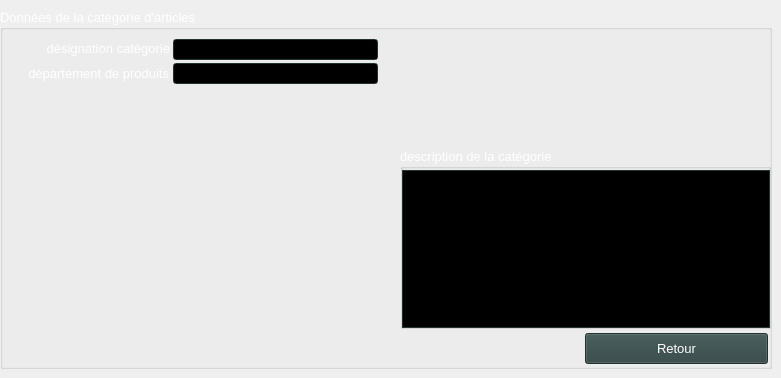
    <widget class="QWidget" name="tab_3_categories">
     <attribute name="title">
      <string>Catégorie</string>
     </attribute>
     <widget class="QGroupBox" name="groupBox_4">
      <property name="geometry">
       <rect>
        <x>0</x>
        <y>9</y>
        <width>772</width>
        <height>360</height>
       </rect>
      </property>
      <property name="palette">
       <palette>
        <active>
         <colorrole role="WindowText">
          <brush brushstyle="SolidPattern">
           <color alpha="255">
            <red>255</red>
            <green>255</green>
            <blue>255</blue>
           </color>
          </brush>
         </colorrole>
         <colorrole role="Button">
          <brush brushstyle="SolidPattern">
           <color alpha="255">
            <red>47</red>
            <green>67</green>
            <blue>67</blue>
           </color>
          </brush>
         </colorrole>
         <colorrole role="Light">
          <brush brushstyle="SolidPattern">
           <color alpha="255">
            <red>70</red>
            <green>100</green>
            <blue>100</blue>
           </color>
          </brush>
         </colorrole>
         <colorrole role="Midlight">
          <brush brushstyle="SolidPattern">
           <color alpha="255">
            <red>58</red>
            <green>83</green>
            <blue>83</blue>
           </color>
          </brush>
         </colorrole>
         <colorrole role="Dark">
          <brush brushstyle="SolidPattern">
           <color alpha="255">
            <red>23</red>
            <green>33</green>
            <blue>33</blue>
           </color>
          </brush>
         </colorrole>
         <colorrole role="Mid">
          <brush brushstyle="SolidPattern">
           <color alpha="255">
            <red>31</red>
            <green>44</green>
            <blue>44</blue>
           </color>
          </brush>
         </colorrole>
         <colorrole role="Text">
          <brush brushstyle="SolidPattern">
           <color alpha="255">
            <red>255</red>
            <green>255</green>
            <blue>255</blue>
           </color>
          </brush>
         </colorrole>
         <colorrole role="BrightText">
          <brush brushstyle="SolidPattern">
           <color alpha="255">
            <red>255</red>
            <green>255</green>
            <blue>255</blue>
           </color>
          </brush>
         </colorrole>
         <colorrole role="ButtonText">
          <brush brushstyle="SolidPattern">
           <color alpha="255">
            <red>255</red>
            <green>255</green>
            <blue>255</blue>
           </color>
          </brush>
         </colorrole>
         <colorrole role="Base">
          <brush brushstyle="SolidPattern">
           <color alpha="255">
            <red>0</red>
            <green>0</green>
            <blue>0</blue>
           </color>
          </brush>
         </colorrole>
         <colorrole role="Window">
          <brush brushstyle="SolidPattern">
           <color alpha="255">
            <red>47</red>
            <green>67</green>
            <blue>67</blue>
           </color>
          </brush>
         </colorrole>
         <colorrole role="Shadow">
          <brush brushstyle="SolidPattern">
           <color alpha="255">
            <red>0</red>
            <green>0</green>
            <blue>0</blue>
           </color>
          </brush>
         </colorrole>
         <colorrole role="AlternateBase">
          <brush brushstyle="SolidPattern">
           <color alpha="255">
            <red>23</red>
            <green>33</green>
            <blue>33</blue>
           </color>
          </brush>
         </colorrole>
         <colorrole role="ToolTipBase">
          <brush brushstyle="SolidPattern">
           <color alpha="255">
            <red>255</red>
            <green>255</green>
            <blue>220</blue>
           </color>
          </brush>
         </colorrole>
         <colorrole role="ToolTipText">
          <brush brushstyle="SolidPattern">
           <color alpha="255">
            <red>0</red>
            <green>0</green>
            <blue>0</blue>
           </color>
          </brush>
         </colorrole>
         <colorrole role="PlaceholderText">
          <brush brushstyle="NoBrush">
           <color alpha="128">
            <red>255</red>
            <green>255</green>
            <blue>255</blue>
           </color>
          </brush>
         </colorrole>
        </active>
        <inactive>
         <colorrole role="WindowText">
          <brush brushstyle="SolidPattern">
           <color alpha="255">
            <red>255</red>
            <green>255</green>
            <blue>255</blue>
           </color>
          </brush>
         </colorrole>
         <colorrole role="Button">
          <brush brushstyle="SolidPattern">
           <color alpha="255">
            <red>47</red>
            <green>67</green>
            <blue>67</blue>
           </color>
          </brush>
         </colorrole>
         <colorrole role="Light">
          <brush brushstyle="SolidPattern">
           <color alpha="255">
            <red>70</red>
            <green>100</green>
            <blue>100</blue>
           </color>
          </brush>
         </colorrole>
         <colorrole role="Midlight">
          <brush brushstyle="SolidPattern">
           <color alpha="255">
            <red>58</red>
            <green>83</green>
            <blue>83</blue>
           </color>
          </brush>
         </colorrole>
         <colorrole role="Dark">
          <brush brushstyle="SolidPattern">
           <color alpha="255">
            <red>23</red>
            <green>33</green>
            <blue>33</blue>
           </color>
          </brush>
         </colorrole>
         <colorrole role="Mid">
          <brush brushstyle="SolidPattern">
           <color alpha="255">
            <red>31</red>
            <green>44</green>
            <blue>44</blue>
           </color>
          </brush>
         </colorrole>
         <colorrole role="Text">
          <brush brushstyle="SolidPattern">
           <color alpha="255">
            <red>255</red>
            <green>255</green>
            <blue>255</blue>
           </color>
          </brush>
         </colorrole>
         <colorrole role="BrightText">
          <brush brushstyle="SolidPattern">
           <color alpha="255">
            <red>255</red>
            <green>255</green>
            <blue>255</blue>
           </color>
          </brush>
         </colorrole>
         <colorrole role="ButtonText">
          <brush brushstyle="SolidPattern">
           <color alpha="255">
            <red>255</red>
            <green>255</green>
            <blue>255</blue>
           </color>
          </brush>
         </colorrole>
         <colorrole role="Base">
          <brush brushstyle="SolidPattern">
           <color alpha="255">
            <red>0</red>
            <green>0</green>
            <blue>0</blue>
           </color>
          </brush>
         </colorrole>
         <colorrole role="Window">
          <brush brushstyle="SolidPattern">
           <color alpha="255">
            <red>47</red>
            <green>67</green>
            <blue>67</blue>
           </color>
          </brush>
         </colorrole>
         <colorrole role="Shadow">
          <brush brushstyle="SolidPattern">
           <color alpha="255">
            <red>0</red>
            <green>0</green>
            <blue>0</blue>
           </color>
          </brush>
         </colorrole>
         <colorrole role="AlternateBase">
          <brush brushstyle="SolidPattern">
           <color alpha="255">
            <red>23</red>
            <green>33</green>
            <blue>33</blue>
           </color>
          </brush>
         </colorrole>
         <colorrole role="ToolTipBase">
          <brush brushstyle="SolidPattern">
           <color alpha="255">
            <red>255</red>
            <green>255</green>
            <blue>220</blue>
           </color>
          </brush>
         </colorrole>
         <colorrole role="ToolTipText">
          <brush brushstyle="SolidPattern">
           <color alpha="255">
            <red>0</red>
            <green>0</green>
            <blue>0</blue>
           </color>
          </brush>
         </colorrole>
         <colorrole role="PlaceholderText">
          <brush brushstyle="NoBrush">
           <color alpha="128">
            <red>255</red>
            <green>255</green>
            <blue>255</blue>
           </color>
          </brush>
         </colorrole>
        </inactive>
        <disabled>
         <colorrole role="WindowText">
          <brush brushstyle="SolidPattern">
           <color alpha="255">
            <red>23</red>
            <green>33</green>
            <blue>33</blue>
           </color>
          </brush>
         </colorrole>
         <colorrole role="Button">
          <brush brushstyle="SolidPattern">
           <color alpha="255">
            <red>47</red>
            <green>67</green>
            <blue>67</blue>
           </color>
          </brush>
         </colorrole>
         <colorrole role="Light">
          <brush brushstyle="SolidPattern">
           <color alpha="255">
            <red>70</red>
            <green>100</green>
            <blue>100</blue>
           </color>
          </brush>
         </colorrole>
         <colorrole role="Midlight">
          <brush brushstyle="SolidPattern">
           <color alpha="255">
            <red>58</red>
            <green>83</green>
            <blue>83</blue>
           </color>
          </brush>
         </colorrole>
         <colorrole role="Dark">
          <brush brushstyle="SolidPattern">
           <color alpha="255">
            <red>23</red>
            <green>33</green>
            <blue>33</blue>
           </color>
          </brush>
         </colorrole>
         <colorrole role="Mid">
          <brush brushstyle="SolidPattern">
           <color alpha="255">
            <red>31</red>
            <green>44</green>
            <blue>44</blue>
           </color>
          </brush>
         </colorrole>
         <colorrole role="Text">
          <brush brushstyle="SolidPattern">
           <color alpha="255">
            <red>23</red>
            <green>33</green>
            <blue>33</blue>
           </color>
          </brush>
         </colorrole>
         <colorrole role="BrightText">
          <brush brushstyle="SolidPattern">
           <color alpha="255">
            <red>255</red>
            <green>255</green>
            <blue>255</blue>
           </color>
          </brush>
         </colorrole>
         <colorrole role="ButtonText">
          <brush brushstyle="SolidPattern">
           <color alpha="255">
            <red>23</red>
            <green>33</green>
            <blue>33</blue>
           </color>
          </brush>
         </colorrole>
         <colorrole role="Base">
          <brush brushstyle="SolidPattern">
           <color alpha="255">
            <red>47</red>
            <green>67</green>
            <blue>67</blue>
           </color>
          </brush>
         </colorrole>
         <colorrole role="Window">
          <brush brushstyle="SolidPattern">
           <color alpha="255">
            <red>47</red>
            <green>67</green>
            <blue>67</blue>
           </color>
          </brush>
         </colorrole>
         <colorrole role="Shadow">
          <brush brushstyle="SolidPattern">
           <color alpha="255">
            <red>0</red>
            <green>0</green>
            <blue>0</blue>
           </color>
          </brush>
         </colorrole>
         <colorrole role="AlternateBase">
          <brush brushstyle="SolidPattern">
           <color alpha="255">
            <red>47</red>
            <green>67</green>
            <blue>67</blue>
           </color>
          </brush>
         </colorrole>
         <colorrole role="ToolTipBase">
          <brush brushstyle="SolidPattern">
           <color alpha="255">
            <red>255</red>
            <green>255</green>
            <blue>220</blue>
           </color>
          </brush>
         </colorrole>
         <colorrole role="ToolTipText">
          <brush brushstyle="SolidPattern">
           <color alpha="255">
            <red>0</red>
            <green>0</green>
            <blue>0</blue>
           </color>
          </brush>
         </colorrole>
         <colorrole role="PlaceholderText">
          <brush brushstyle="NoBrush">
           <color alpha="128">
            <red>255</red>
            <green>255</green>
            <blue>255</blue>
           </color>
          </brush>
         </colorrole>
        </disabled>
       </palette>
      </property>
      <property name="font">
       <font>
        <pointsize>10</pointsize>
        <weight>50</weight>
        <bold>false</bold>
       </font>
      </property>
      <property name="title">
       <string>Données de la catégorie d'articles</string>
      </property>
      <widget class="QLabel" name="label_detail_categorie_nom">
       <property name="geometry">
        <rect>
         <x>16</x>
         <y>29</y>
         <width>154</width>
         <height>21</height>
        </rect>
       </property>
       <property name="text">
        <string>désignation catégorie</string>
       </property>
       <property name="alignment">
        <set>Qt::AlignRight|Qt::AlignTrailing|Qt::AlignVCenter</set>
       </property>
      </widget>
      <widget class="YerothLineEdit" name="lineEdit_detail_categorie_nom">
       <property name="geometry">
        <rect>
         <x>173</x>
         <y>30</y>
         <width>205</width>
         <height>21</height>
        </rect>
       </property>
       <property name="font">
        <font>
         <pointsize>10</pointsize>
         <weight>50</weight>
         <bold>false</bold>
        </font>
       </property>
      </widget>
      <widget class="YerothPushButton" name="pushButton_detail_categorie_retour">
       <property name="geometry">
        <rect>
         <x>585</x>
         <y>324</y>
         <width>183</width>
         <height>31</height>
        </rect>
       </property>
       <property name="palette">
        <palette>
         <active>
          <colorrole role="WindowText">
           <brush brushstyle="SolidPattern">
            <color alpha="255">
             <red>255</red>
             <green>255</green>
             <blue>255</blue>
            </color>
           </brush>
          </colorrole>
          <colorrole role="Button">
           <brush brushstyle="SolidPattern">
            <color alpha="255">
             <red>47</red>
             <green>67</green>
             <blue>67</blue>
            </color>
           </brush>
          </colorrole>
          <colorrole role="Light">
           <brush brushstyle="SolidPattern">
            <color alpha="255">
             <red>70</red>
             <green>100</green>
             <blue>100</blue>
            </color>
           </brush>
          </colorrole>
          <colorrole role="Midlight">
           <brush brushstyle="SolidPattern">
            <color alpha="255">
             <red>58</red>
             <green>83</green>
             <blue>83</blue>
            </color>
           </brush>
          </colorrole>
          <colorrole role="Dark">
           <brush brushstyle="SolidPattern">
            <color alpha="255">
             <red>23</red>
             <green>33</green>
             <blue>33</blue>
            </color>
           </brush>
          </colorrole>
          <colorrole role="Mid">
           <brush brushstyle="SolidPattern">
            <color alpha="255">
             <red>31</red>
             <green>44</green>
             <blue>44</blue>
            </color>
           </brush>
          </colorrole>
          <colorrole role="Text">
           <brush brushstyle="SolidPattern">
            <color alpha="255">
             <red>255</red>
             <green>255</green>
             <blue>255</blue>
            </color>
           </brush>
          </colorrole>
          <colorrole role="BrightText">
           <brush brushstyle="SolidPattern">
            <color alpha="255">
             <red>255</red>
             <green>255</green>
             <blue>255</blue>
            </color>
           </brush>
          </colorrole>
          <colorrole role="ButtonText">
           <brush brushstyle="SolidPattern">
            <color alpha="255">
             <red>255</red>
             <green>255</green>
             <blue>255</blue>
            </color>
           </brush>
          </colorrole>
          <colorrole role="Base">
           <brush brushstyle="SolidPattern">
            <color alpha="255">
             <red>0</red>
             <green>0</green>
             <blue>0</blue>
            </color>
           </brush>
          </colorrole>
          <colorrole role="Window">
           <brush brushstyle="SolidPattern">
            <color alpha="255">
             <red>47</red>
             <green>67</green>
             <blue>67</blue>
            </color>
           </brush>
          </colorrole>
          <colorrole role="Shadow">
           <brush brushstyle="SolidPattern">
            <color alpha="255">
             <red>0</red>
             <green>0</green>
             <blue>0</blue>
            </color>
           </brush>
          </colorrole>
          <colorrole role="AlternateBase">
           <brush brushstyle="SolidPattern">
            <color alpha="255">
             <red>23</red>
             <green>33</green>
             <blue>33</blue>
            </color>
           </brush>
          </colorrole>
          <colorrole role="ToolTipBase">
           <brush brushstyle="SolidPattern">
            <color alpha="255">
             <red>255</red>
             <green>255</green>
             <blue>220</blue>
            </color>
           </brush>
          </colorrole>
          <colorrole role="ToolTipText">
           <brush brushstyle="SolidPattern">
            <color alpha="255">
             <red>0</red>
             <green>0</green>
             <blue>0</blue>
            </color>
           </brush>
          </colorrole>
          <colorrole role="PlaceholderText">
           <brush brushstyle="NoBrush">
            <color alpha="128">
             <red>255</red>
             <green>255</green>
             <blue>255</blue>
            </color>
           </brush>
          </colorrole>
         </active>
         <inactive>
          <colorrole role="WindowText">
           <brush brushstyle="SolidPattern">
            <color alpha="255">
             <red>255</red>
             <green>255</green>
             <blue>255</blue>
            </color>
           </brush>
          </colorrole>
          <colorrole role="Button">
           <brush brushstyle="SolidPattern">
            <color alpha="255">
             <red>47</red>
             <green>67</green>
             <blue>67</blue>
            </color>
           </brush>
          </colorrole>
          <colorrole role="Light">
           <brush brushstyle="SolidPattern">
            <color alpha="255">
             <red>70</red>
             <green>100</green>
             <blue>100</blue>
            </color>
           </brush>
          </colorrole>
          <colorrole role="Midlight">
           <brush brushstyle="SolidPattern">
            <color alpha="255">
             <red>58</red>
             <green>83</green>
             <blue>83</blue>
            </color>
           </brush>
          </colorrole>
          <colorrole role="Dark">
           <brush brushstyle="SolidPattern">
            <color alpha="255">
             <red>23</red>
             <green>33</green>
             <blue>33</blue>
            </color>
           </brush>
          </colorrole>
          <colorrole role="Mid">
           <brush brushstyle="SolidPattern">
            <color alpha="255">
             <red>31</red>
             <green>44</green>
             <blue>44</blue>
            </color>
           </brush>
          </colorrole>
          <colorrole role="Text">
           <brush brushstyle="SolidPattern">
            <color alpha="255">
             <red>255</red>
             <green>255</green>
             <blue>255</blue>
            </color>
           </brush>
          </colorrole>
          <colorrole role="BrightText">
           <brush brushstyle="SolidPattern">
            <color alpha="255">
             <red>255</red>
             <green>255</green>
             <blue>255</blue>
            </color>
           </brush>
          </colorrole>
          <colorrole role="ButtonText">
           <brush brushstyle="SolidPattern">
            <color alpha="255">
             <red>255</red>
             <green>255</green>
             <blue>255</blue>
            </color>
           </brush>
          </colorrole>
          <colorrole role="Base">
           <brush brushstyle="SolidPattern">
            <color alpha="255">
             <red>0</red>
             <green>0</green>
             <blue>0</blue>
            </color>
           </brush>
          </colorrole>
          <colorrole role="Window">
           <brush brushstyle="SolidPattern">
            <color alpha="255">
             <red>47</red>
             <green>67</green>
             <blue>67</blue>
            </color>
           </brush>
          </colorrole>
          <colorrole role="Shadow">
           <brush brushstyle="SolidPattern">
            <color alpha="255">
             <red>0</red>
             <green>0</green>
             <blue>0</blue>
            </color>
           </brush>
          </colorrole>
          <colorrole role="AlternateBase">
           <brush brushstyle="SolidPattern">
            <color alpha="255">
             <red>23</red>
             <green>33</green>
             <blue>33</blue>
            </color>
           </brush>
          </colorrole>
          <colorrole role="ToolTipBase">
           <brush brushstyle="SolidPattern">
            <color alpha="255">
             <red>255</red>
             <green>255</green>
             <blue>220</blue>
            </color>
           </brush>
          </colorrole>
          <colorrole role="ToolTipText">
           <brush brushstyle="SolidPattern">
            <color alpha="255">
             <red>0</red>
             <green>0</green>
             <blue>0</blue>
            </color>
           </brush>
          </colorrole>
          <colorrole role="PlaceholderText">
           <brush brushstyle="NoBrush">
            <color alpha="128">
             <red>255</red>
             <green>255</green>
             <blue>255</blue>
            </color>
           </brush>
          </colorrole>
         </inactive>
         <disabled>
          <colorrole role="WindowText">
           <brush brushstyle="SolidPattern">
            <color alpha="255">
             <red>23</red>
             <green>33</green>
             <blue>33</blue>
            </color>
           </brush>
          </colorrole>
          <colorrole role="Button">
           <brush brushstyle="SolidPattern">
            <color alpha="255">
             <red>47</red>
             <green>67</green>
             <blue>67</blue>
            </color>
           </brush>
          </colorrole>
          <colorrole role="Light">
           <brush brushstyle="SolidPattern">
            <color alpha="255">
             <red>70</red>
             <green>100</green>
             <blue>100</blue>
            </color>
           </brush>
          </colorrole>
          <colorrole role="Midlight">
           <brush brushstyle="SolidPattern">
            <color alpha="255">
             <red>58</red>
             <green>83</green>
             <blue>83</blue>
            </color>
           </brush>
          </colorrole>
          <colorrole role="Dark">
           <brush brushstyle="SolidPattern">
            <color alpha="255">
             <red>23</red>
             <green>33</green>
             <blue>33</blue>
            </color>
           </brush>
          </colorrole>
          <colorrole role="Mid">
           <brush brushstyle="SolidPattern">
            <color alpha="255">
             <red>31</red>
             <green>44</green>
             <blue>44</blue>
            </color>
           </brush>
          </colorrole>
          <colorrole role="Text">
           <brush brushstyle="SolidPattern">
            <color alpha="255">
             <red>23</red>
             <green>33</green>
             <blue>33</blue>
            </color>
           </brush>
          </colorrole>
          <colorrole role="BrightText">
           <brush brushstyle="SolidPattern">
            <color alpha="255">
             <red>255</red>
             <green>255</green>
             <blue>255</blue>
            </color>
           </brush>
          </colorrole>
          <colorrole role="ButtonText">
           <brush brushstyle="SolidPattern">
            <color alpha="255">
             <red>23</red>
             <green>33</green>
             <blue>33</blue>
            </color>
           </brush>
          </colorrole>
          <colorrole role="Base">
           <brush brushstyle="SolidPattern">
            <color alpha="255">
             <red>47</red>
             <green>67</green>
             <blue>67</blue>
            </color>
           </brush>
          </colorrole>
          <colorrole role="Window">
           <brush brushstyle="SolidPattern">
            <color alpha="255">
             <red>47</red>
             <green>67</green>
             <blue>67</blue>
            </color>
           </brush>
          </colorrole>
          <colorrole role="Shadow">
           <brush brushstyle="SolidPattern">
            <color alpha="255">
             <red>0</red>
             <green>0</green>
             <blue>0</blue>
            </color>
           </brush>
          </colorrole>
          <colorrole role="AlternateBase">
           <brush brushstyle="SolidPattern">
            <color alpha="255">
             <red>47</red>
             <green>67</green>
             <blue>67</blue>
            </color>
           </brush>
          </colorrole>
          <colorrole role="ToolTipBase">
           <brush brushstyle="SolidPattern">
            <color alpha="255">
             <red>255</red>
             <green>255</green>
             <blue>220</blue>
            </color>
           </brush>
          </colorrole>
          <colorrole role="ToolTipText">
           <brush brushstyle="SolidPattern">
            <color alpha="255">
             <red>0</red>
             <green>0</green>
             <blue>0</blue>
            </color>
           </brush>
          </colorrole>
          <colorrole role="PlaceholderText">
           <brush brushstyle="NoBrush">
            <color alpha="128">
             <red>255</red>
             <green>255</green>
             <blue>255</blue>
            </color>
           </brush>
          </colorrole>
         </disabled>
        </palette>
       </property>
       <property name="font">
        <font>
         <pointsize>10</pointsize>
         <weight>50</weight>
         <bold>false</bold>
        </font>
       </property>
       <property name="text">
        <string>Retour</string>
       </property>
      </widget>
      <widget class="QGroupBox" name="groupBox_9">
       <property name="geometry">
        <rect>
         <x>400</x>
         <y>139</y>
         <width>371</width>
         <height>181</height>
        </rect>
       </property>
       <property name="font">
        <font>
         <pointsize>10</pointsize>
         <weight>50</weight>
         <italic>false</italic>
         <bold>false</bold>
        </font>
       </property>
       <property name="title">
        <string>description de la catégorie</string>
       </property>
       <widget class="YerothTextEdit" name="textEdit_detail_categorie_description">
        <property name="geometry">
         <rect>
          <x>2</x>
          <y>22</y>
          <width>368</width>
          <height>158</height>
         </rect>
        </property>
        <property name="font">
         <font>
          <pointsize>10</pointsize>
          <weight>50</weight>
          <italic>false</italic>
          <bold>false</bold>
         </font>
        </property>
       </widget>
      </widget>
      <widget class="YerothLineEdit" name="lineEdit_detail_categorie_nom_departement_produit">
       <property name="geometry">
        <rect>
         <x>173</x>
         <y>54</y>
         <width>205</width>
         <height>21</height>
        </rect>
       </property>
       <property name="font">
        <font>
         <pointsize>10</pointsize>
         <weight>50</weight>
         <bold>false</bold>
        </font>
       </property>
      </widget>
      <widget class="QLabel" name="label_detail_categorie_nom_departement_produit">
       <property name="geometry">
        <rect>
         <x>16</x>
         <y>54</y>
         <width>153</width>
         <height>21</height>
        </rect>
       </property>
       <property name="text">
        <string>département de produits</string>
       </property>
       <property name="alignment">
        <set>Qt::AlignRight|Qt::AlignTrailing|Qt::AlignVCenter</set>
       </property>
      </widget>
     </widget>
    </widget>
